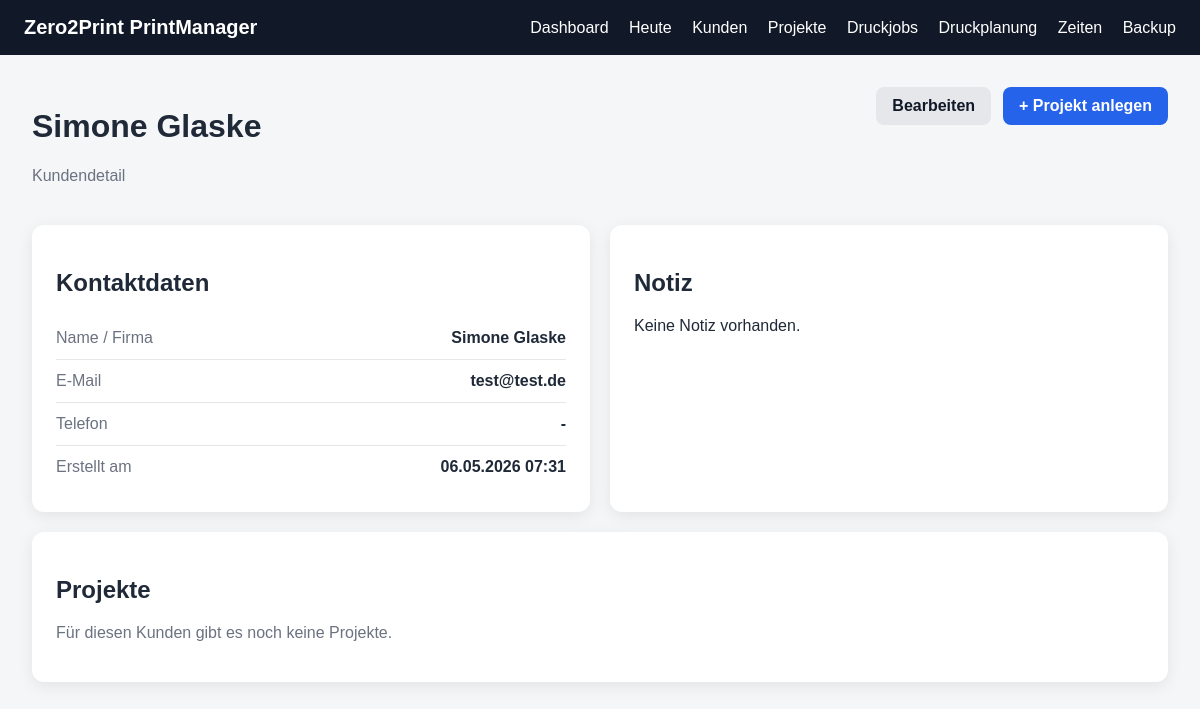
/customers/2, run on the app's committed database.
### app/models.py (models this page shows)
class Customer(Base):
    __tablename__ = "customers"
    id = Column(Integer, primary_key=True, index=True)
    name = Column(String, nullable=False)
    email = Column(String, nullable=True)
    phone = Column(String, nullable=True)
    note = Column(Text, nullable=True)
    created_at = Column(DateTime, default=datetime.utcnow)
    projects = relationship(
        "Project",
        back_populates="customer",
        cascade="all, delete-orphan"
    )

### app/routes/customers.py (the view)
@router.get("/{customer_id}")
def customer_detail(
    customer_id: int,
    request: Request,
    db: Session = Depends(get_db)
):
    customer = db.query(Customer).filter(Customer.id == customer_id).first()
    if not customer:
        return templates.TemplateResponse(
            request=request,
            name="not_found.html",
            context={
                "title": "Nicht gefunden",
                "message": "Kunde wurde nicht gefunden."
            },
            status_code=404
        )
    return templates.TemplateResponse(
        request=request,
        name="customer_detail.html",
        context={
            "title": customer.name,
            "customer": customer
        }
    )

### app/templates/customer_detail.html
{% extends "base.html" %}
{% block content %}
<div class="page-header">
    <div>
        <h1>{{ customer.name }}</h1>
        <p class="muted">Kundendetail</p>
    </div>
    <div class="header-actions">
        <a class="btn-secondary" href="/customers/{{ customer.id }}/edit">Bearbeiten</a>
        <a class="btn" href="/projects/new?customer_id={{ customer.id }}">+ Projekt anlegen</a>
    </div>
</div>
<div class="detail-grid">
    <div class="page-card">
        <h2>Kontaktdaten</h2>
        <div class="detail-row">
            <span>Name / Firma</span>
            <strong>{{ customer.name }}</strong>
        </div>
        <div class="detail-row">
            <span>E-Mail</span>
            <strong>{{ customer.email or "-" }}</strong>
        </div>
        <div class="detail-row">
            <span>Telefon</span>
            <strong>{{ customer.phone or "-" }}</strong>
        </div>
        <div class="detail-row">
            <span>Erstellt am</span>
            <strong>{{ customer.created_at.strftime("%d.%m.%Y %H:%M") }}</strong>
        </div>
    </div>
    <div class="page-card">
        <h2>Notiz</h2>
        <p>{{ customer.note or "Keine Notiz vorhanden." }}</p>
    </div>
</div>
<div class="page-card mt">
    <h2>Projekte</h2>
    {% if customer.projects %}
        <table>
            <thead>
                <tr>
                    <th>Projekt</th>
                    <th>Status</th>
                    <th>Erstellt</th>
                    <th></th>
                </tr>
            </thead>
            <tbody>
                {% for project in customer.projects %}
                <tr>
                    <td><strong>{{ project.name }}</strong></td>
                    <td>
                        <span class="status-pill {{ status_class(project.status) }}">
                            {{ project.status }}
                        </span>
                    </td>
                    <td>{{ project.created_at.strftime("%d.%m.%Y") }}</td>
                    <td>
                        <a class="link-btn" href="/projects/{{ project.id }}">Öffnen</a>
                    </td>
                </tr>
                {% endfor %}
            </tbody>
        </table>
    {% else %}
        <p class="muted">Für diesen Kunden gibt es noch keine Projekte.</p>
    {% endif %}
</div>
{% endblock %}

### app/static/style.css (style rules this page uses)
* { box-sizing: border-box; }
body { margin: 0; font-family: Arial, sans-serif; background: #f4f6f8; color: #1f2937; }
.page-card { background: white; border-radius: 12px; padding: 24px; box-shadow: 0 4px 16px rgba(0,0,0,0.08); max-width: 100%; overflow-x: auto; }
.btn { display: inline-block; border: none; background: #2563eb; color: white; padding: 10px 16px; border-radius: 8px; cursor: pointer; font-weight: bold; margin-top: 0; text-decoration: none; font-family: inherit; }
.page-header { display: flex; justify-content: space-between; align-items: flex-start; margin-bottom: 24px; gap: 16px; }
.muted { color: #6b7280; }
.btn-secondary { display: inline-block; background: #e5e7eb; color: #111827; padding: 10px 16px; border-radius: 8px; text-decoration: none; font-weight: bold; font-family: inherit; }
.detail-grid { display: grid; grid-template-columns: 1fr 1fr; gap: 20px; }
.detail-row { display: flex; justify-content: space-between; gap: 16px; border-bottom: 1px solid #e5e7eb; padding: 12px 0; }
.detail-row:last-child { border-bottom: none; }
.detail-row span { color: #6b7280; }
.mt { margin-top: 20px; }
.header-actions, .section-header { display: flex; align-items: center; gap: 12px; }

### data on the page
Customer: name "Simone Glaske", email "test@test.de", phone "-", created_at "06.05.2026 07:31", note "Keine Notiz vorhanden."
